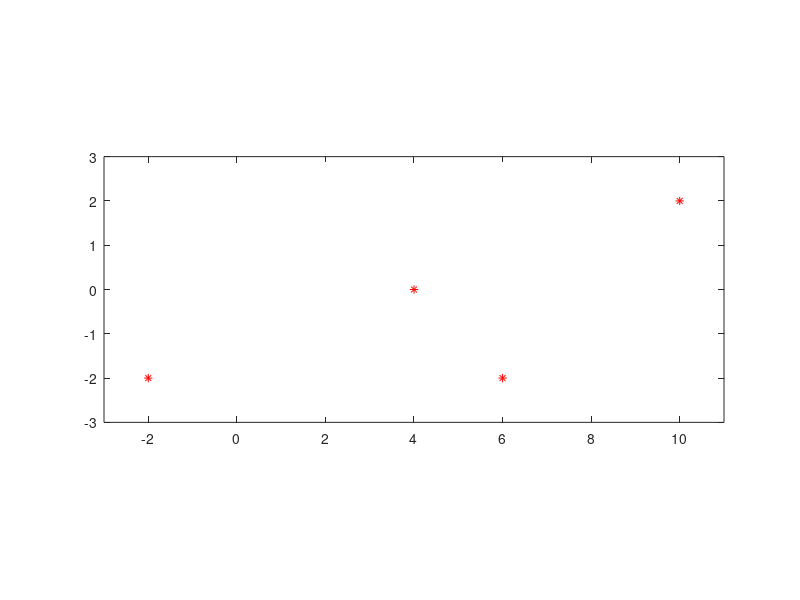

This chart was generated by the following MATLAB code: (Note: this script raises an error after producing the figure.)
clear

px = [-2 4 6 10];
py = [-2 0 -2 2];

tk = [-1 0 2 3];

plot(px,py, 'r*')

axis equal
axis([-3 11 -3 3]);
hold on

syms a3 a2 a1 a0 t

c(t) = a3 * t^3 + a2 * t^2 + a1 * t + a0;
cd(t) = diff(c,t);

e = [c(tk(1)) == px(1), c(tk(2)) == px(2), c(tk(3)) == px(3), c(tk(4)) == px(4)];
m = solve(e, [a3 a2 a1 a0]);
x(t) = subs(c, [a3 a2 a1 a0], [m.a3 m.a2 m.a1 m.a0]);
xd(t) = diff(x, t);

e = [c(tk(1)) == py(1), c(tk(2)) == py(2), c(tk(3)) == py(3), c(tk(4)) == py(4)];
m = solve(e, [a3 a2 a1 a0]);
y(t) = subs(c, [a3 a2 a1 a0], [m.a3 m.a2 m.a1 m.a0]);
yd(t) = diff(y,t);

fplot(x,y,[tk(1) tk(4)])

quiver(px(3),py(3), xd(tk(3)), yd(tk(3)))